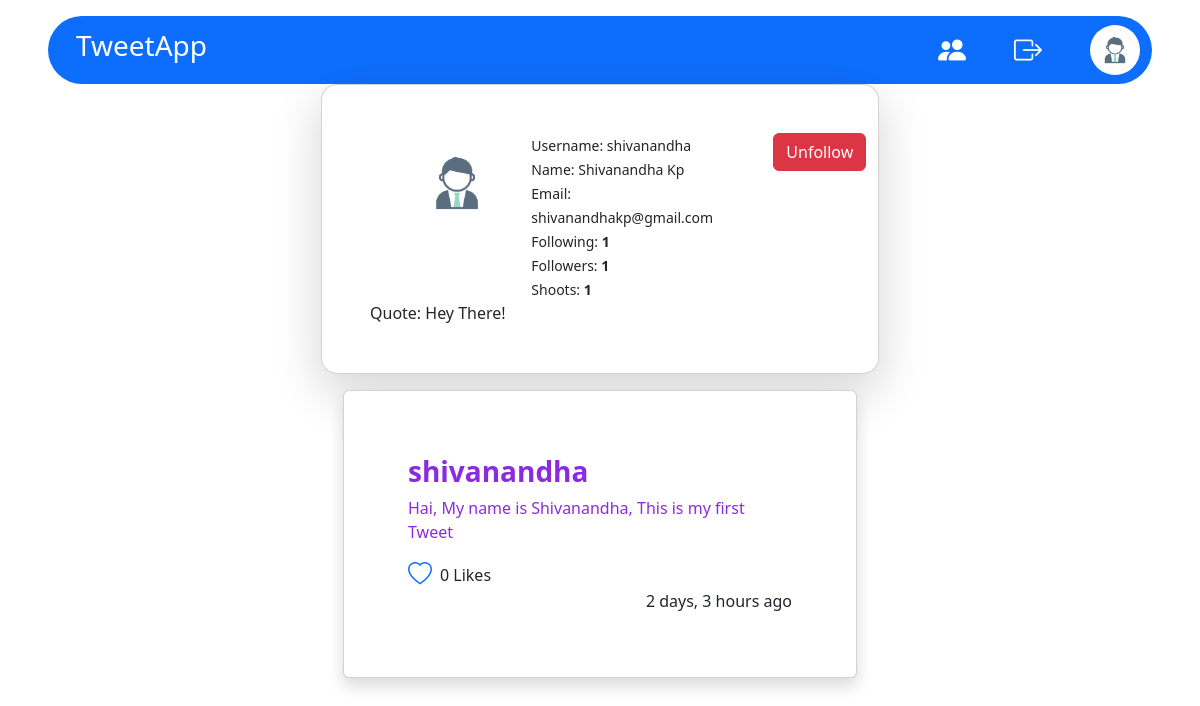
Screenshot of /users/shivanandha/ (signed in) with the database file from the repository.
### user/models.py (models this page shows, shortened)
class UserProfile(models.Model):
    bio = models.CharField(max_length=50, default="Hey! I'm Gonna Shoot you :D")
    avatar = models.ImageField(upload_to="media", default="defaultprofile.jpg")
    user = models.OneToOneField(User, on_delete=models.CASCADE)
    followers = models.ManyToManyField(User, related_name="followers", null=True, blank=True)

class Posts(models.Model):
    tweet = models.CharField(max_length=200)
    slug = models.SlugField(null=True)
    updated = models.DateTimeField(auto_now=True)
    created = models.DateTimeField(auto_now_add=True)
    likes = models.ManyToManyField(User, related_name="liked_posts", null=True, blank=True)
    user = models.OneToOneField(User, on_delete=models.CASCADE)
    class Meta:
        ordering = ['-created']
    def __str__(self) -> str:
        return self.tweet
    def likes_count(self):
        return self.likes.count()

### user/views.py (the view)
# urls.py: path('users/<userid>/', views.ViewFollower.as_view(), name="user-profile"),
class ViewFollower(LoginRequiredMixin, DetailView):
    login_url = "/login/"
    redirect_field_name = "login"
    model = UserProfile
    template_name = "follower-profile.html"
    def get_context_data(self, **kwargs):
        context = super().get_context_data(**kwargs)
        context['posts'] = Posts.objects.filter(user__username=self.kwargs.get("userid"))
        uc = 0
        for i in UserProfile.objects.all():
            if self.object.user in i.followers.all():
                uc += 1
        context['followerscount'] = uc
        return context
    def get_object(self, queryset=None):
        userprofile = get_object_or_404(UserProfile, user__username=self.kwargs.get("userid"))
        return userprofile

### templates/follower-profile.html
{% include 'header.html' %}
<div class="container">
    <div class="col-6 mx-auto">
        <div class="card shadow-lg p-5 rounded-4">
            <div class="row">
                <div class="col-4 text-end">
                    <img src="{{request.user.userprofile.avatar.url}}" width="100" height="100"
                        style="border-radius: 50%;">
                </div>
                <div class="col-6">
                    <small>Username: {{object.user.username}}</small><br>
                    <small>Name: {{object.user.first_name}} {{object.user.last_name}}</small><br>
                    <small>Email: {{object.user.email}}</small><br>
                    <small>Following: <b>{{object.user.userprofile.followers.count }}</b></small><br>
                    <small>Followers: <b>{{ followerscount }}</b></small><br>
                    <small>Shoots: <b>{{ posts.count }}</b></small>
                </div>
                <div class="col-2">
                    {% if object.user in request.user.userprofile.followers.all %}
                    <a class="btn btn-danger" href="{% url 'connect' object.user.username %}"> Unfollow</a>
                    {%else %}
                    <a class="btn btn-primary" href="{% url 'connect' object.user.username %}"> Follow</a>
                    {% endif %}
                </div>
            </div>
            <div>
                Quote: {{object.bio}}
            </div>
        </div>
    </div>
</div>
<div class="container">
    <div class="row">
        {% for i in posts %}
        <div class="col-6 mx-auto">
            <div class="card shadow m-3 p-5">
                <a href="{% url 'viewtweet' i.slug %}" style="text-decoration: none; color: blueviolet;">
                    <div class="card-body">
                        <div class="card-title">
                            <h3 class="fw-bold">{{i.user.username}}</h3>
                        </div>
                        <div class="cardtext">
                            {{i}}
                        </div>
                        <div class="mt-3 my-auto d-flex align-items-center">
                            <a href="{% url 'like' i.slug %}">
                                {% if request.user in i.likes.all %}
                                <i class="bi bi-heart-fill h4 me-2"></i>
                                {% else %}
                                <i class="bi bi-heart h4 me-2"></i>
                                {% endif %}
                            </a>{{ i.likes_count }}
                            Likes
                        </div>
                        <div class="text-end">
                            {{i.created|timesince}} ago
                        </div>
                    </div>
                </a>
            </div>
        </div>
        {% endfor %}
    </div>
</div>

### templates/header.html (shortened to what this page needs)
{% extends 'base.html' %}
{% block content %}
<nav class="navbar navbar-expand-lg navbar-light bg-primary ms-5 me-5 mt-3 rounded-pill">
    <div class="container-fluid">
        <a class="navbar-brand text-white ms-3" href="{% url 'feeds' %}">
            <h3>TweetApp</h3>
        </a>
        <div class="collapse navbar-collapse" id="navbarScroll">
            <a href="{% url 'followers' %}"><i class="bi bi-people-fill h3 text-white me-5"></i></a>
            <a href="{% url 'logout' %}" class="text-white" style="text-decoration: none;"><i
                    class="bi bi-box-arrow-right h3 me-5"></i></a>
            <a href="{% url 'profile' %}"><img src="{{ request.user.userprofile.avatar.url }}" width="50" height="50"
                    style="border-radius: 50%;"></a>
        </div>
    </div>
</nav>
{% endblock %}

### rows the page displays
UserProfile: user.username "shivanandha", user.first_name "Shivanandha", user.last_name "Kp", user.email "shivanandhakp@gmail.com", user.userprofile.followers.count "1", bio "Hey There!"
Posts: user.username "shivanandha", tweet "Hai, My name is Shivanandha, This is my first Tweet", likes_count "0", created "2 days, 3 hours"

### other values shown
{{ followerscount }} "1"
{{ posts.count }} "1"
